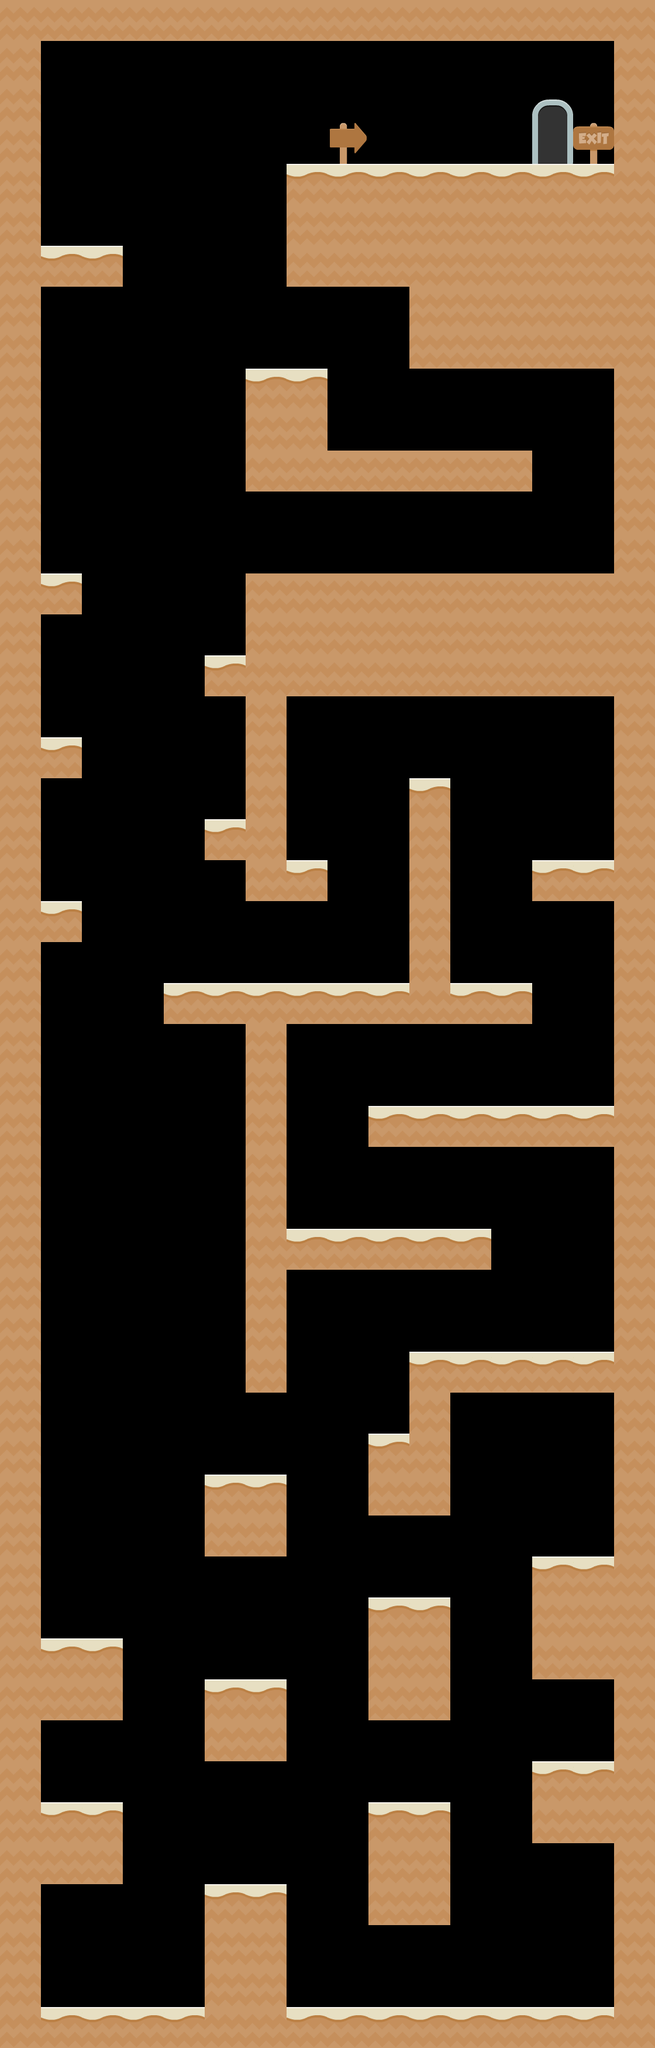

A 2D game scene composited from a Tiled map and its tileset images. What follows is a short description and the map's XML, with each tile layer's data collapsed to a summary:
An orthogonal 16x50 tile map with 70x70 px tiles, 1 tile layer (Tile Layer 1) and 100 objects (43x wall, 29x platform, 26x loft, 2x door).

<map version="1.0" tiledversion="1.0.1" orientation="orthogonal" renderorder="right-down" width="16" height="50" tilewidth="70" tileheight="70" nextobjectid="209">
 <tileset firstgid="1" name="tiles_spritesheet" tilewidth="70" tileheight="70" spacing="2" tilecount="156" columns="12">
  <image source="tiles_spritesheet.png" width="914" height="936" />
 </tileset>
 <layer name="Tile Layer 1" width="16" height="50">
  <data>[800 cells, 307 non-empty, 6 distinct tile ids]</data>
 </layer>
 <objectgroup name="Object Layer 1">
  <object id="3" type="platform" x="0" y="3430" width="1120" height="70" />
  <object id="6" type="wall" x="0" y="2" width="70" height="3442.25" />
  <object id="20" type="platform" x="0" y="0" width="1120" height="70" />
  <object id="21" type="wall" x="1050" y="0" width="70" height="3446.25" />
  <object id="46" type="door" x="910" y="140" width="70" height="140">
   <properties>
    <property name="nextlevel" value="level6.tmx" />
   </properties>
  </object>
  <object id="111" type="platform" x="490" y="280" width="562.424" height="70" />
  <object id="112" type="loft" x="490.947" y="484.72" width="215.106" height="6.22647" />
  <object id="114" type="platform" x="350.364" y="3220" width="139.644" height="210.25" />
  <object id="115" type="wall" x="349.091" y="3220.91" width="7.7273" height="212.387" />
  <object id="116" type="wall" x="483.091" y="3220.73" width="7.7273" height="212.387" />
  <object id="117" type="loft" x="630.992" y="3285.89" width="138.197" height="4.95374" />
  <object id="118" type="wall" x="762.875" y="3080.86" width="7.7273" height="208.887" />
  <object id="119" type="wall" x="628.875" y="3081.03" width="7.7273" height="208.887" />
  <object id="120" type="platform" x="630.148" y="3080.13" width="139.644" height="210.25" />
  <object id="121" type="loft" x="631.253" y="2936.15" width="138.197" height="4.95374" />
  <object id="122" type="platform" x="630.409" y="2730.39" width="139.644" height="210.25" />
  <object id="123" type="wall" x="629.136" y="2731.29" width="7.7273" height="208.887" />
  <object id="124" type="wall" x="763.136" y="2731.12" width="7.7273" height="208.887" />
  <object id="125" type="loft" x="910.992" y="2865.88" width="138.197" height="4.95374" />
  <object id="126" type="platform" x="910.148" y="2660.13" width="139.644" height="210.25" />
  <object id="127" type="wall" x="908.875" y="2661.03" width="7.7273" height="208.887" />
  <object id="128" type="wall" x="1042.88" y="2660.86" width="7.7273" height="208.887" />
  <object id="129" type="loft" x="350.662" y="3005.63" width="138.197" height="4.95374" />
  <object id="130" type="platform" x="350" y="2870" width="139.644" height="139.5" />
  <object id="131" type="wall" x="348.909" y="2870.54" width="7.7273" height="138.137" />
  <object id="132" type="wall" x="483.011" y="2870.33" width="7.7273" height="138.637" />
  <object id="133" type="platform" x="70.2198" y="3080.21" width="139.644" height="139.5" />
  <object id="134" type="wall" x="203.231" y="3080.54" width="7.7273" height="138.637" />
  <object id="135" type="wall" x="69.1288" y="3080.75" width="7.7273" height="138.137" />
  <object id="136" type="loft" x="70.8818" y="3215.84" width="138.197" height="4.95374" />
  <object id="137" type="platform" x="909.972" y="3010.53" width="139.644" height="139.5" />
  <object id="138" type="wall" x="1042.98" y="3010.86" width="7.7273" height="138.637" />
  <object id="139" type="wall" x="908.881" y="3011.07" width="7.7273" height="138.137" />
  <object id="140" type="loft" x="910.634" y="3146.16" width="138.197" height="4.95374" />
  <object id="141" type="platform" x="70.3582" y="2800.34" width="139.644" height="139.5" />
  <object id="142" type="wall" x="203.369" y="2800.67" width="7.7273" height="138.637" />
  <object id="143" type="wall" x="69.2672" y="2800.88" width="7.7273" height="138.137" />
  <object id="144" type="loft" x="71.0202" y="2935.97" width="138.197" height="4.95374" />
  <object id="145" type="platform" x="350.221" y="2519.91" width="139.644" height="139.5" />
  <object id="146" type="wall" x="483.232" y="2520.24" width="7.7273" height="138.637" />
  <object id="147" type="wall" x="349.13" y="2520.45" width="7.7273" height="138.137" />
  <object id="148" type="loft" x="350.883" y="2655.54" width="138.197" height="4.95374" />
  <object id="149" type="platform" x="630.091" y="2450.13" width="139.644" height="139.5" />
  <object id="150" type="wall" x="763.102" y="2381.12" width="7.7273" height="207.97" />
  <object id="151" type="wall" x="629" y="2450.66" width="7.7273" height="138.137" />
  <object id="152" type="loft" x="630.753" y="2585.76" width="138.197" height="4.95374" />
  <object id="153" type="loft" x="768.114" y="2376.86" width="299.53" height="4.95374" />
  <object id="154" type="wall" x="699.303" y="2310.93" width="7.7273" height="149.637" />
  <object id="155" type="wall" x="420" y="1744.67" width="71.0606" height="634.97" />
  <object id="156" type="platform" x="490" y="2100" width="349.774" height="67.5" />
  <object id="157" type="loft" x="421.402" y="2376.36" width="68.197" height="4.95374" />
  <object id="158" type="platform" x="700" y="2310" width="365.644" height="55.5" />
  <object id="159" type="platform" x="630" y="1890" width="463.644" height="67.5" />
  <object id="160" type="wall" x="832.528" y="2100.42" width="7.7273" height="68.7674" />
  <object id="161" type="loft" x="491.701" y="2165.21" width="348.197" height="4.95374" />
  <object id="162" type="loft" x="630.215" y="1955.81" width="433.086" height="4.95374" />
  <object id="163" type="wall" x="629.778" y="1890.09" width="7.7273" height="68.7674" />
  <object id="164" type="loft" x="281.312" y="1745.81" width="626.211" height="4.95374" />
  <object id="165" type="platform" x="280.222" y="1679.88" width="629.769" height="69.625" />
  <object id="166" type="wall" x="277.333" y="1680.09" width="7.7273" height="68.7674" />
  <object id="167" type="wall" x="700" y="1330" width="69.5606" height="356.97" />
  <object id="168" type="platform" x="700.5" y="1329.25" width="68.769" height="69.625" />
  <object id="169" type="platform" x="488.5" y="1470" width="71.394" height="69.625" />
  <object id="170" type="wall" x="552.803" y="1470.22" width="7.7273" height="68.7674" />
  <object id="171" type="loft" x="420.992" y="1536.07" width="138.015" height="4.95374" />
  <object id="172" type="wall" x="419.62" y="981.273" width="69.1904" height="558.425" />
  <object id="173" type="loft" x="0" y="1606.07" width="138.015" height="4.95374" />
  <object id="174" type="platform" x="69.008" y="1540" width="69.894" height="69.625" />
  <object id="175" type="wall" x="131.811" y="1540.22" width="7.7273" height="68.7674" />
  <object id="176" type="platform" x="350.07" y="1400.06" width="69.894" height="69.625" />
  <object id="177" type="wall" x="349.561" y="1400.16" width="7.7273" height="69.3299" />
  <object id="178" type="loft" x="350.506" y="1465.94" width="68.1968" height="4.95374" />
  <object id="179" type="platform" x="69.9645" y="1259.91" width="69.894" height="69.625" />
  <object id="180" type="wall" x="132.768" y="1260.13" width="7.7273" height="68.7674" />
  <object id="181" type="loft" x="0.956522" y="1325.98" width="138.015" height="4.95374" />
  <object id="182" type="wall" x="349.511" y="1120.14" width="7.7273" height="69.3299" />
  <object id="183" type="loft" x="350.456" y="1185.92" width="68.1968" height="4.95374" />
  <object id="184" type="platform" x="350.02" y="1120.04" width="69.894" height="69.625" />
  <object id="185" type="platform" x="70.0511" y="980.051" width="69.894" height="69.625" />
  <object id="186" type="loft" x="1.04311" y="1046.12" width="138.015" height="4.95374" />
  <object id="187" type="wall" x="132.855" y="980.271" width="7.7273" height="68.7674" />
  </objectgroup>
</map>
<!-- 19 of 100 objects omitted -->
